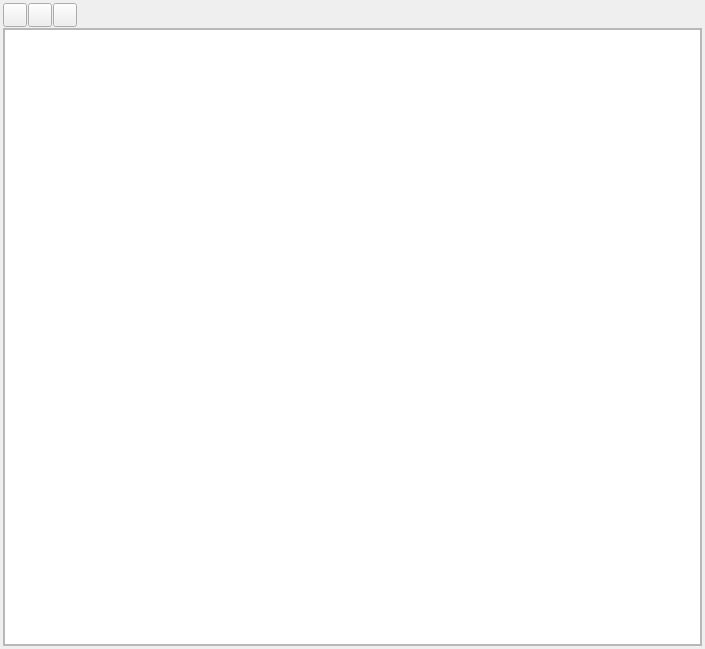
<?xml version="1.0" encoding="UTF-8"?>
<ui version="4.0">
 <class>ACC_ReportPreviewTeDialog</class>
 <widget class="QDialog" name="ACC_ReportPreviewTeDialog">
  <property name="geometry">
   <rect>
    <x>0</x>
    <y>0</y>
    <width>705</width>
    <height>649</height>
   </rect>
  </property>
  <property name="windowTitle">
   <string>Dialog</string>
  </property>
  <layout class="QGridLayout" name="gridLayout_2">
   <property name="leftMargin">
    <number>3</number>
   </property>
   <property name="topMargin">
    <number>3</number>
   </property>
   <property name="rightMargin">
    <number>3</number>
   </property>
   <property name="bottomMargin">
    <number>3</number>
   </property>
   <property name="spacing">
    <number>1</number>
   </property>
   <item row="0" column="0">
    <layout class="QHBoxLayout" name="horizontalLayout">
     <property name="spacing">
      <number>1</number>
     </property>
     <property name="sizeConstraint">
      <enum>QLayout::SetDefaultConstraint</enum>
     </property>
     <item>
      <widget class="QToolButton" name="pbPrint">
       <property name="minimumSize">
        <size>
         <width>24</width>
         <height>24</height>
        </size>
       </property>
       <property name="maximumSize">
        <size>
         <width>24</width>
         <height>24</height>
        </size>
       </property>
       <property name="toolTip">
        <string>Send to printer</string>
       </property>
       <property name="text">
        <string/>
       </property>
       <property name="icon">
        <iconset resource="../../../db/src/gui/db.qrc">
         <normaloff>:/images/icons/printer.png</normaloff>:/images/icons/printer.png</iconset>
       </property>
       <property name="iconSize">
        <size>
         <width>16</width>
         <height>16</height>
        </size>
       </property>
      </widget>
     </item>
     <item>
      <widget class="QToolButton" name="pbSavePdf">
       <property name="minimumSize">
        <size>
         <width>24</width>
         <height>24</height>
        </size>
       </property>
       <property name="maximumSize">
        <size>
         <width>24</width>
         <height>24</height>
        </size>
       </property>
       <property name="toolTip">
        <string>Save as PDF</string>
       </property>
       <property name="text">
        <string/>
       </property>
       <property name="icon">
        <iconset resource="../../../db/src/gui/db.qrc">
         <normaloff>:/images/icons/page_white_acrobat.png</normaloff>:/images/icons/page_white_acrobat.png</iconset>
       </property>
       <property name="iconSize">
        <size>
         <width>16</width>
         <height>16</height>
        </size>
       </property>
      </widget>
     </item>
     <item>
      <widget class="QToolButton" name="pbSaveHtml">
       <property name="minimumSize">
        <size>
         <width>24</width>
         <height>24</height>
        </size>
       </property>
       <property name="maximumSize">
        <size>
         <width>24</width>
         <height>24</height>
        </size>
       </property>
       <property name="toolTip">
        <string>Save as ODF</string>
       </property>
       <property name="text">
        <string/>
       </property>
       <property name="icon">
        <iconset resource="../../../db/src/gui/db.qrc">
         <normaloff>:/images/icons/xhtml.png</normaloff>:/images/icons/xhtml.png</iconset>
       </property>
      </widget>
     </item>
     <item>
      <spacer name="horizontalSpacer">
       <property name="orientation">
        <enum>Qt::Horizontal</enum>
       </property>
       <property name="sizeHint" stdset="0">
        <size>
         <width>40</width>
         <height>20</height>
        </size>
       </property>
      </spacer>
     </item>
    </layout>
   </item>
   <item row="1" column="0">
    <widget class="QFrame" name="frame">
     <property name="frameShape">
      <enum>QFrame::StyledPanel</enum>
     </property>
     <property name="frameShadow">
      <enum>QFrame::Sunken</enum>
     </property>
     <layout class="QGridLayout" name="gridLayout">
      <property name="leftMargin">
       <number>0</number>
      </property>
      <property name="topMargin">
       <number>0</number>
      </property>
      <property name="rightMargin">
       <number>0</number>
      </property>
      <property name="bottomMargin">
       <number>0</number>
      </property>
      <property name="spacing">
       <number>0</number>
      </property>
      <item row="0" column="0">
       <widget class="RB_TextEdit" name="textEdit"/>
      </item>
     </layout>
    </widget>
   </item>
  </layout>
 </widget>
 <customwidgets>
  <customwidget>
   <class>RB_TextEdit</class>
   <extends>QTextEdit</extends>
   <header location="global">rb_textedit.h</header>
  </customwidget>
 </customwidgets>
 <resources>
  <include location="../../../db/src/gui/db.qrc"/>
 </resources>
 <connections/>
</ui>
